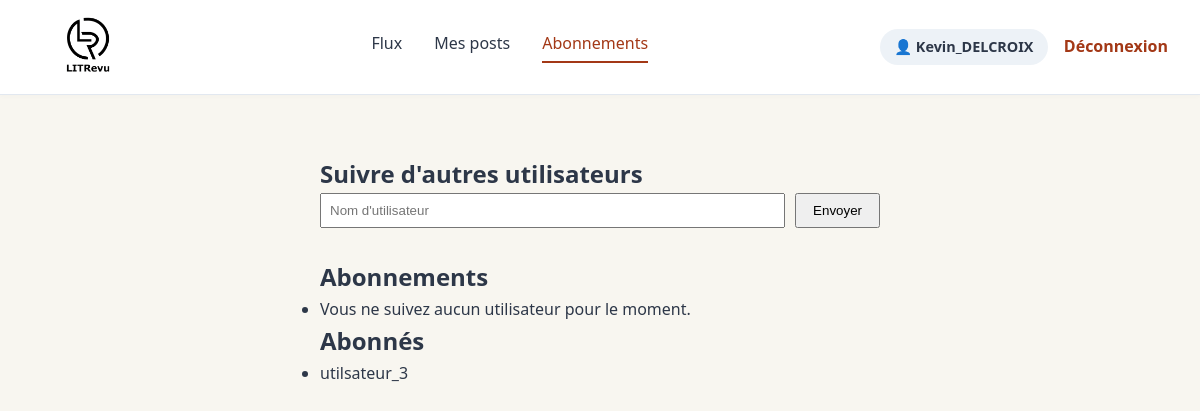
Page /subscriptions/ (signed in) on the earlier database version.
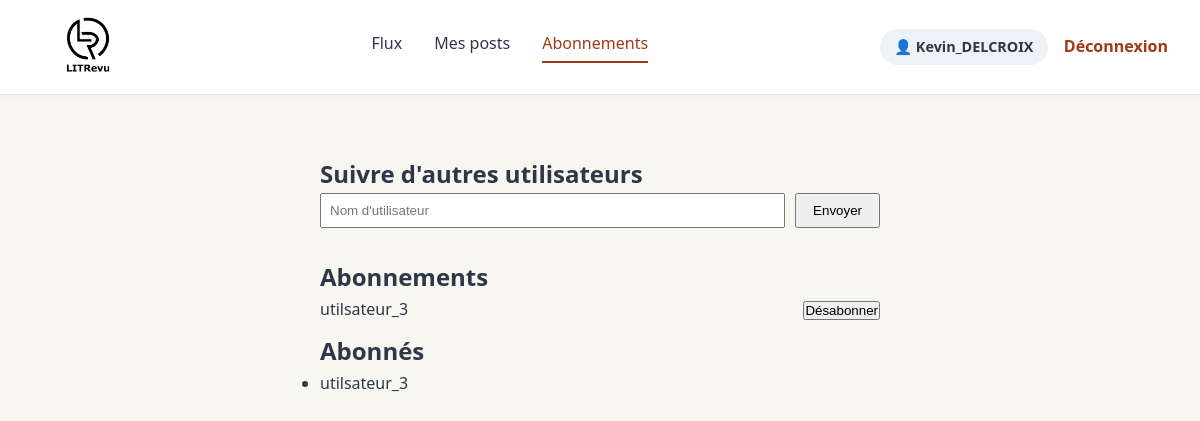
Same page on the later database version.
### litrevu/models.py (models this page shows, shortened)
class UserFollows(models.Model):
    user = models.ForeignKey(
        to=settings.AUTH_USER_MODEL,
        on_delete=models.CASCADE,
        related_name="following",
    )
    followed_user = models.ForeignKey(
        to=settings.AUTH_USER_MODEL,
        on_delete=models.CASCADE,
        related_name="followed_by",
    )
    class Meta:
        unique_together = ("user", "followed_user")
        verbose_name = "Abonnement"
        verbose_name_plural = "Abonnements"

### authentication/models.py (models this page shows)
class User(AbstractUser):
    pass

### litrevu/views.py (the view, shortened to what this page needs)
# urls.py: django.urls.path('subscriptions/', litrevu_views.subscriptions, name='subscriptions'),
@login_required
def subscriptions(request):
    message = ""
    following = UserFollows.objects.filter(user=request.user)
    followers = UserFollows.objects.filter(followed_user=request.user)
    context = {
        "following": following,
        "followers": followers,
        "message": message,
    }
    return render(request, "litrevu/subscriptions.html", context)

### litrevu/templates/litrevu/subscriptions.html (shortened to what this page needs)
{% extends 'authentication/base.html' %}
{% block content %}
<div style="max-width: 600px; margin: 0 auto; padding: 20px;">
    <h2>Suivre d'autres utilisateurs</h2>
    <form method="post" style="margin-bottom: 30px;">
        <div style="display: flex; gap: 10px;">
            <input type="text" name="username" placeholder="Nom d'utilisateur" required style="flex: 1; padding: 8px;">
            <button type="submit" style="padding: 8px 16px;">Envoyer</button>
        </div>
    </form>
    <h2>Abonnements</h2>
    <ul>
        {% for follow in following %}
            <li style="display: flex; justify-content: space-between; align-items: center; margin-bottom: 10px;">
                <span>{{ follow.followed_user.username }}</span>
                <form method="post" action="{% url 'unsubscribe' follow.id %}">
                    <button type="submit" class="btn-danger">Désabonner</button>
                </form>
            </li>
        {% empty %}
            <li>Vous ne suivez aucun utilisateur pour le moment.</li>
        {% endfor %}
    </ul>
    <h2>Abonnés</h2>
    <ul>
        {% for follower in followers %}
            <li>{{ follower.user.username }}</li>
        {% empty %}
            <li>Aucun utilisateur ne vous suit pour le moment.</li>
        {% endfor %}
    </ul>
</div>
{% endblock %}

Differences in the rows shown:
added UserFollows: followed_user.username "utilsateur_3", shown under "Abonnements"
Other differences:
text no longer shown: "Vous ne suivez aucun utilisateur pour le moment."
